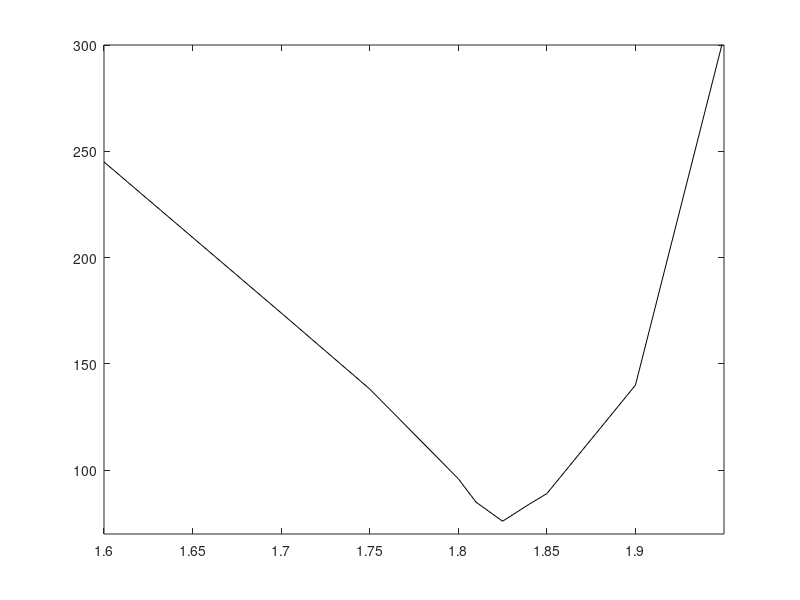

Here is the MATLAB script that generated this plot:
w=[1.6 1.7 1.75 1.8 1.81 1.825 1.84 1.85 1.9 1.95]
k=[245 174 138.2 96 85 76 84 89 140 304]
plot(w,k,'k')
axis([1.6 1.95 70 300])